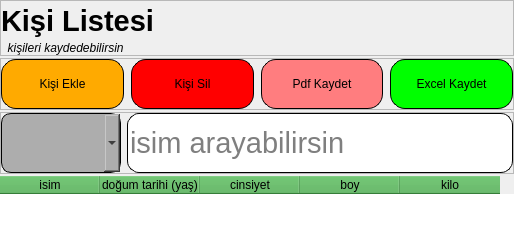
         <widget class="QWidget" name="patient_page">
          <layout class="QVBoxLayout" name="verticalLayout_6">
           <property name="spacing">
            <number>2</number>
           </property>
           <property name="leftMargin">
            <number>0</number>
           </property>
           <property name="topMargin">
            <number>0</number>
           </property>
           <property name="rightMargin">
            <number>0</number>
           </property>
           <property name="bottomMargin">
            <number>0</number>
           </property>
           <item>
            <widget class="QFrame" name="frame_3">
             <property name="maximumSize">
              <size>
               <width>16777215</width>
               <height>75</height>
              </size>
             </property>
             <property name="frameShape">
              <enum>QFrame::StyledPanel</enum>
             </property>
             <property name="frameShadow">
              <enum>QFrame::Raised</enum>
             </property>
             <layout class="QVBoxLayout" name="verticalLayout_7">
              <property name="spacing">
               <number>0</number>
              </property>
              <property name="leftMargin">
               <number>0</number>
              </property>
              <property name="topMargin">
               <number>0</number>
              </property>
              <property name="rightMargin">
               <number>0</number>
              </property>
              <property name="bottomMargin">
               <number>0</number>
              </property>
              <item>
               <widget class="QLabel" name="label">
                <property name="minimumSize">
                 <size>
                  <width>0</width>
                  <height>40</height>
                 </size>
                </property>
                <property name="maximumSize">
                 <size>
                  <width>16777215</width>
                  <height>75</height>
                 </size>
                </property>
                <property name="font">
                 <font>
                  <pointsize>22</pointsize>
                  <bold>true</bold>
                 </font>
                </property>
                <property name="text">
                 <string>Kişi Listesi</string>
                </property>
               </widget>
              </item>
              <item>
               <widget class="QLabel" name="label_3">
                <property name="font">
                 <font>
                  <italic>true</italic>
                 </font>
                </property>
                <property name="text">
                 <string>  kişileri kaydedebilirsin</string>
                </property>
               </widget>
              </item>
             </layout>
            </widget>
           </item>
           <item>
            <widget class="QFrame" name="frame_4">
             <property name="maximumSize">
              <size>
               <width>16777215</width>
               <height>16777215</height>
              </size>
             </property>
             <property name="frameShape">
              <enum>QFrame::StyledPanel</enum>
             </property>
             <property name="frameShadow">
              <enum>QFrame::Raised</enum>
             </property>
             <layout class="QHBoxLayout" name="horizontalLayout_9">
              <property name="spacing">
               <number>7</number>
              </property>
              <property name="leftMargin">
               <number>0</number>
              </property>
              <property name="topMargin">
               <number>0</number>
              </property>
              <property name="rightMargin">
               <number>0</number>
              </property>
              <property name="bottomMargin">
               <number>0</number>
              </property>
              <item>
               <widget class="QPushButton" name="add">
                <property name="minimumSize">
                 <size>
                  <width>0</width>
                  <height>50</height>
                 </size>
                </property>
                <property name="styleSheet">
                 <string notr="true">QPushButton
{
	border: 1px solid black;
	background-color: rgb(255, 170, 0);
	border-radius: 15px;
}

QPushButton:clicked
{
	border: 1px solid rgb(0, 255, 255);
	border-radius: 15px;
}



QPushButton:hover
{
	
	border: 1px solid rgb(255, 117, 119);
	border-radius: 15px;
}</string>
                </property>
                <property name="text">
                 <string>Kişi Ekle</string>
                </property>
                <property name="icon">
                 <iconset resource="img.qrc">
                  <normaloff>:/img/img/Oxygen-Icons.org-Oxygen-Actions-list-add-user.256.png</normaloff>:/img/img/Oxygen-Icons.org-Oxygen-Actions-list-add-user.256.png</iconset>
                </property>
               </widget>
              </item>
              <item>
               <widget class="QPushButton" name="remove">
                <property name="minimumSize">
                 <size>
                  <width>0</width>
                  <height>50</height>
                 </size>
                </property>
                <property name="styleSheet">
                 <string notr="true">QPushButton
{
	border: 1px solid black;
	background-color: rgb(255, 0, 0);
	border-radius: 15px;
}

QPushButton:clicked
{
	border: 1px solid rgb(0, 255, 255);
	border-radius: 15px;
}



QPushButton:hover
{
	
	border: 1px solid rgb(255, 117, 119);
	border-radius: 15px;
}</string>
                </property>
                <property name="text">
                 <string>Kişi Sil</string>
                </property>
                <property name="icon">
                 <iconset resource="img.qrc">
                  <normaloff>:/img/img/user.png</normaloff>:/img/img/user.png</iconset>
                </property>
               </widget>
              </item>
              <item>
               <widget class="QPushButton" name="pdf">
                <property name="minimumSize">
                 <size>
                  <width>100</width>
                  <height>50</height>
                 </size>
                </property>
                <property name="styleSheet">
                 <string notr="true">QPushButton
{
	border: 1px solid black;
	background-color:rgb(255, 125, 127);
	border-radius: 15px;
}

QPushButton:pressed
{
	border: 1px solid rgb(0, 255, 255);
	border-radius: 15px;
}



QPushButton:hover
{
	
	border: 1px solid rgb(255, 117, 119);
	border-radius: 15px;
}</string>
                </property>
                <property name="text">
                 <string>Pdf Kaydet</string>
                </property>
                <property name="icon">
                 <iconset resource="img.qrc">
                  <normaloff>:/img/img/2133056_document_eps_file_format_pdf_icon.png</normaloff>:/img/img/2133056_document_eps_file_format_pdf_icon.png</iconset>
                </property>
               </widget>
              </item>
              <item>
               <widget class="QPushButton" name="excel">
                <property name="minimumSize">
                 <size>
                  <width>0</width>
                  <height>50</height>
                 </size>
                </property>
                <property name="styleSheet">
                 <string notr="true">QPushButton
{
	border: 1px solid black;
	background-color: rgb(0, 255, 0);
	border-radius: 15px;
}

QPushButton:clicked
{
	border: 1px solid rgb(0, 255, 255);
	border-radius: 5px;
}



QPushButton:hover
{
	
	border: 1px solid rgb(255, 117, 119);
	border-radius: 15px;
}</string>
                </property>
                <property name="text">
                 <string>Excel Kaydet</string>
                </property>
                <property name="icon">
                 <iconset resource="img.qrc">
                  <normaloff>:/img/img/2993694_brand_brands_excel_logo_logos_icon.png</normaloff>:/img/img/2993694_brand_brands_excel_logo_logos_icon.png</iconset>
                </property>
               </widget>
              </item>
             </layout>
            </widget>
           </item>
           <item>
            <widget class="QFrame" name="frame_6">
             <property name="maximumSize">
              <size>
               <width>16777215</width>
               <height>75</height>
              </size>
             </property>
             <property name="frameShape">
              <enum>QFrame::StyledPanel</enum>
             </property>
             <property name="frameShadow">
              <enum>QFrame::Raised</enum>
             </property>
             <layout class="QHBoxLayout" name="horizontalLayout_10">
              <property name="leftMargin">
               <number>0</number>
              </property>
              <property name="topMargin">
               <number>0</number>
              </property>
              <property name="rightMargin">
               <number>0</number>
              </property>
              <property name="bottomMargin">
               <number>0</number>
              </property>
              <item>
               <widget class="QComboBox" name="GenderBox">
                <property name="minimumSize">
                 <size>
                  <width>120</width>
                  <height>60</height>
                 </size>
                </property>
                <property name="styleSheet">
                 <string notr="true">QComboBox
{
	
	background-color: rgb(173, 173, 173);
	border: 1px solid black;
	border-radius: 10px;
}


QComboBox:hover
{
	
	border: 2px solid rgb(255, 117, 119);
	border-radius: 5px;
}</string>
                </property>
                <property name="currentIndex">
                 <number>-1</number>
                </property>
                <property name="placeholderText">
                 <string>-Cinsiyet Seçiniz-</string>
                </property>
                <item>
                 <property name="text">
                  <string>Tümü</string>
                 </property>
                </item>
                <item>
                 <property name="text">
                  <string>Erkek</string>
                 </property>
                </item>
                <item>
                 <property name="text">
                  <string>Kadın</string>
                 </property>
                </item>
               </widget>
              </item>
              <item>
               <widget class="QLineEdit" name="patientSearch">
                <property name="minimumSize">
                 <size>
                  <width>0</width>
                  <height>60</height>
                 </size>
                </property>
                <property name="font">
                 <font>
                  <pointsize>22</pointsize>
                 </font>
                </property>
                <property name="styleSheet">
                 <string notr="true">QLineEdit
{
	border: 1px solid black;
	border-radius: 12px;
	
}

QPushButton:clicked
{
	border: 1px solid rgb(0, 255, 255);
	border-radius: 12px;
}



QLineEdit:hover
{
	
	border: 2px solid rgb(255, 117, 119);
	border-radius: 12px;
}</string>
                </property>
                <property name="placeholderText">
                 <string>isim arayabilirsin</string>
                </property>
               </widget>
              </item>
             </layout>
            </widget>
           </item>
           <item>
            <widget class="QTableWidget" name="tableWidget">
             <property name="styleSheet">
              <string notr="true">QTableWidget
{
	gridline-color: #000000;
}

QHeaderView::section {
        background-color: #4CAF50; /* Başlık satırının arka plan rengi */
           
}</string>
             </property>
             <property name="frameShape">
              <enum>QFrame::NoFrame</enum>
             </property>
             <property name="sizeAdjustPolicy">
              <enum>QAbstractScrollArea::AdjustToContents</enum>
             </property>
             <property name="alternatingRowColors">
              <bool>false</bool>
             </property>
             <attribute name="horizontalHeaderVisible">
              <bool>true</bool>
             </attribute>
             <attribute name="horizontalHeaderCascadingSectionResizes">
              <bool>true</bool>
             </attribute>
             <column>
              <property name="text">
               <string>isim</string>
              </property>
             </column>
             <column>
              <property name="text">
               <string>doğum tarihi (yaş)</string>
              </property>
             </column>
             <column>
              <property name="text">
               <string>cinsiyet</string>
              </property>
             </column>
             <column>
              <property name="text">
               <string>boy</string>
              </property>
             </column>
             <column>
              <property name="text">
               <string>kilo</string>
              </property>
             </column>
            </widget>
           </item>
          </layout>
         </widget>
